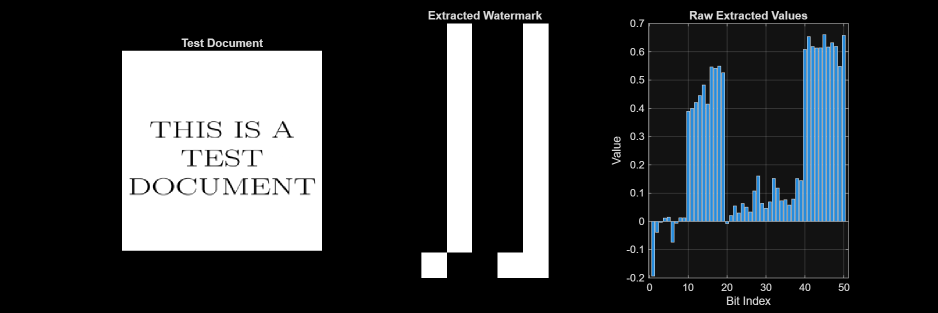
%> input picture results/test_results.png, 1875 x 625 px (shown at 1/2 size)
$ octave --eval "test_random_document;"   (GNU Octave 9; MATLAB toolbox functions it lacks are replaced by stand-ins)
%> lines starting %> are read from the running program, lines starting %| are printed output that depends on the picture
function test_random_document(testDocFile)
    % TEST_RANDOM_DOCUMENT: Test if a document is authentic or fake
    % Input: testDocFile - path to document to test
    %        (if empty, prompts user to select file)

    clc;
    fprintf('\n=== Document Authentication Test ===\n\n');

    % If no file specified, let user select
    if nargin < 1 || isempty(testDocFile)
        [filename, pathname] = uigetfile({'*.jpg;*.png;*.bmp', 'Image Files'}, ...
                                         'Select Document to Test');
%> the answer given: results/test_results.png
        if filename == 0
            disp('No file selected. Exiting...');
            return;
        end
        testDocFile = fullfile(pathname, filename);
    end

    % Check if file exists
    if ~isfile(testDocFile)
        error('Test document not found: %s', testDocFile);
    end

    fprintf('Testing document: %s\n\n', testDocFile);

    % Check if watermarking system has been run (need reference data)
    if ~isfile('results/original_S_values.mat')
        error(['ERROR: No reference watermark found!\n' ...
               'You must first run the main watermarking system (main.m)\n' ...
               'to create a reference watermark before testing documents.']);
    end

    % Load reference watermark data
    load('results/original_S_values.mat', 'S_original', 'alpha');

    % Also need the original watermark bits for comparison
    if ~isfile('results/watermark_reference.mat')
        warning(['Warning: Original watermark bits not found.\n' ...
                'Running with limited verification capability.\n' ...
                'For full testing, save watermark in main.m']);
        origWatermark = [];
    else
        load('results/watermark_reference.mat', 'watermarkBits');
        origWatermark = watermarkBits;
    end

    % Read and preprocess test document
    fprintf('Step 1: Loading and preprocessing test document...\n');
    testDoc = imread(testDocFile);
%> testDoc is the input picture: size 625x1875x3 uint8; mean R, G, B 54.1, 57.5, 60.2

    % Convert to grayscale if RGB
    if size(testDoc, 3) == 3
        testDocGray = rgb2gray(testDoc);
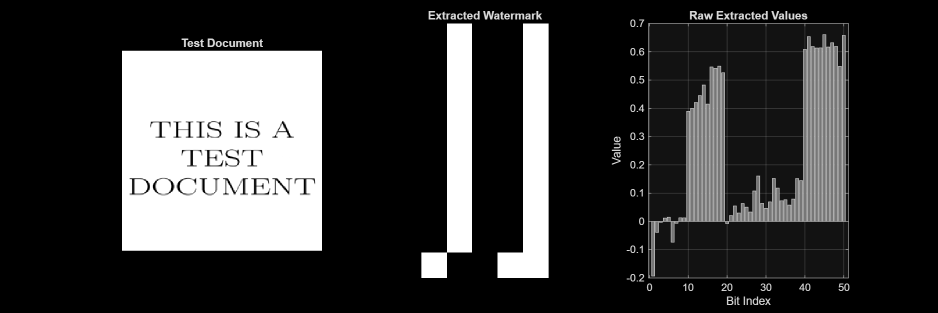
%> testDocGray: size 625x1875 uint8 (shown at 1/2 size); min 0, max 255, mean 56.8
    else
        testDocGray = testDoc;
    end

    % Resize to match watermarking dimensions
    testDocGray = imresize(testDocGray, [256, 256]);
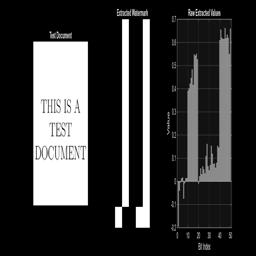
%> testDocGray: size 256x256 uint8; min 0, max 255, mean 56.8
    fprintf('  ✓ Document preprocessed (256x256)\n\n');

    % Perform SVD on test document
    fprintf('Step 2: Extracting potential watermark...\n');
    [~, S_test, ~] = svd(double(testDocGray));

    % Extract potential watermark bits
    extractedBits = zeros(50, 1);
    extractedRaw = zeros(50, 1);

    for i = 1:50
        diff = S_test(i,i) - S_original(i,i);
        extractedRaw(i) = diff / alpha;
        extractedBits(i) = double(extractedRaw(i) > 0.3);
    end
%> this loop made 50 passes
%> diff on passes 1 to 12: -36131.9, 1132.5, -404.5, -236.7, -258.9, -585.1, -577.1, -435, -480.3, -476.1, -453.1, -447
%> after the loop, extractedBits = 50 values, max 1 at index 2, min 0 at index 1, mean 0.1; extractedRaw = 50 values, max 113.2 at index 2, min -3613.2 at index 1, mean -91.29

    extractedWatermark = extractedBits';
%> extractedWatermark has the same summary as extractedBits
    fprintf('  ✓ Watermark extracted\n\n');

    % Calculate statistics of extracted values
    meanRaw = mean(abs(extractedRaw));
%> meanRaw = 96.04
    stdRaw = std(extractedRaw);
%> stdRaw = 508.9
    maxRaw = max(abs(extractedRaw));
%> maxRaw = 3613.2

    % Analyze if document looks watermarked
    fprintf('Step 3: Analyzing watermark characteristics...\n');
    fprintf('  - Mean absolute value: %.4f\n', meanRaw);
%|   - Mean absolute value: 96.0410
    fprintf('  - Standard deviation: %.4f\n', stdRaw);
%|   - Standard deviation: 508.9088
    fprintf('  - Maximum value: %.4f\n\n', maxRaw);
%|   - Maximum value: 3613.1889

    % If we have original watermark, do full comparison
    if ~isempty(origWatermark)
        fprintf('Step 4: Comparing with reference watermark...\n');

        bitErrors = sum(extractedWatermark ~= origWatermark);
%> bitErrors = 18
        bitAccuracy = (50 - bitErrors) / 50 * 100;
%> bitAccuracy = 64

        % Correlation
        if std(extractedWatermark) == 0 || std(origWatermark) == 0
            correlation = double(all(extractedWatermark == origWatermark));
        else
            correlation = corr2(extractedWatermark, origWatermark);
%> correlation = 0.257
        end

        directSimilarity = sum(extractedWatermark == origWatermark) / 50;
%> directSimilarity = 0.64

        % Decision logic
        threshold = 90;  % 90% accuracy threshold

        fprintf('\n========================================\n');
        fprintf('           VERIFICATION RESULTS\n');
        fprintf('========================================\n\n');

        if bitAccuracy >= threshold
            fprintf('  STATUS: ✓ AUTHENTIC DOCUMENT\n\n');
            fprintf('  This document contains the correct watermark!\n');
            fprintf('  It was created by your watermarking system.\n\n');
        else
            fprintf('  STATUS: ✗ FAKE/TAMPERED DOCUMENT\n\n');
            fprintf('  This document is either:\n');
            fprintf('   - Not watermarked by your system\n');
            fprintf('   - Has been tampered with\n');
            fprintf('   - Is a completely different document\n\n');
        end

        fprintf('  Metrics:\n');
        fprintf('  ├─ Bit Accuracy: %.2f%% (threshold: %.0f%%)\n', bitAccuracy, threshold);
%|   ├─ Bit Accuracy: 64.00% (threshold: 90%)
        fprintf('  ├─ Bits Matched: %d/50 (Errors: %d)\n', sum(extractedWatermark == origWatermark), bitErrors);
%|   ├─ Bits Matched: 32/50 (Errors: 18)
        fprintf('  ├─ Correlation: %.4f\n', correlation);
%|   ├─ Correlation: 0.2566
        fprintf('  └─ Direct Similarity: %.4f\n\n', directSimilarity);
%|   └─ Direct Similarity: 0.6400

        fprintf('========================================\n\n');

        % Show first 10 bits for debugging
        fprintf('Debug Info - First 10 bits:\n');
        fprintf('  Reference:  ');
        fprintf('%d ', origWatermark(1:10));
        fprintf('\n');
        fprintf('  Extracted:  ');
        fprintf('%d ', extractedWatermark(1:10));
%|   Extracted:  0 1 0 0 0 0 0 0 0 0
        fprintf('\n');
        fprintf('  Raw values: ');
        fprintf('%.2f ', extractedRaw(1:10));
%|   Raw values: -3613.19 113.25 -40.45 -23.67 -25.89 -58.51 -57.71 -43.50 -48.03 -47.61
        fprintf('\n\n');

    else
        % No reference watermark - use heuristics
        fprintf('Step 4: Heuristic analysis (no reference available)...\n\n');

        fprintf('========================================\n');
        fprintf('           HEURISTIC RESULTS\n');
        fprintf('========================================\n\n');

        % Heuristic: If mean value is close to 0 and max is small, likely not watermarked
        if meanRaw < 0.1 && maxRaw < 0.5
            fprintf('  STATUS: ✗ LIKELY NOT WATERMARKED\n\n');
            fprintf('  The extracted values are too small.\n');
            fprintf('  This document probably does not contain a watermark.\n\n');
        elseif meanRaw > 0.3 || maxRaw > 2.0
            fprintf('  STATUS: ? POSSIBLY WATERMARKED\n\n');
            fprintf('  Some watermark-like patterns detected, but\n');
            fprintf('  cannot verify without reference watermark.\n\n');
        else
            fprintf('  STATUS: ? UNCERTAIN\n\n');
            fprintf('  Inconclusive. Need reference watermark for verification.\n\n');
        end

        fprintf('  Note: For accurate verification, run main.m first\n');
        fprintf('        to establish a reference watermark.\n\n');
        fprintf('========================================\n\n');
    end

    % Save visualization
    figure('Visible', 'off', 'Position', [100, 100, 1200, 400]);

    subplot(1,3,1);
    imshow(testDocGray, []);
    title('Test Document');

    subplot(1,3,2);
    extractedImage = reshape(extractedBits, [10, 5]);
%> extractedImage = 10 rows, first 8: [0 0 0 0 0; 1 0 0 0 0; 0 0 0 0 0; 0 0 0 0 0; 0 0 0 0 0; 0 0 0 0 0; 0 0 0 0 1; 0 0 0 0 1]
    imshow(extractedImage, []);
    title('Extracted Watermark');

    subplot(1,3,3);
    bar(extractedRaw);
    title('Raw Extracted Values');
    xlabel('Bit Index');
    ylabel('Value');
    grid on;
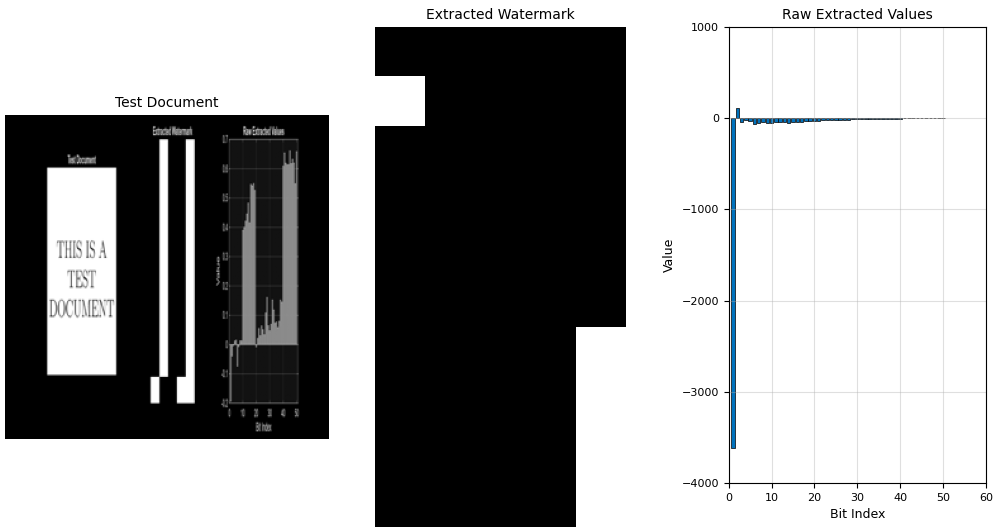
%> figure redrawn from the program's plot data, 3 panels

    saveas(gcf, 'results/test_results.png');
    close;

    fprintf('Results saved to: results/test_results.png\n\n');
end
